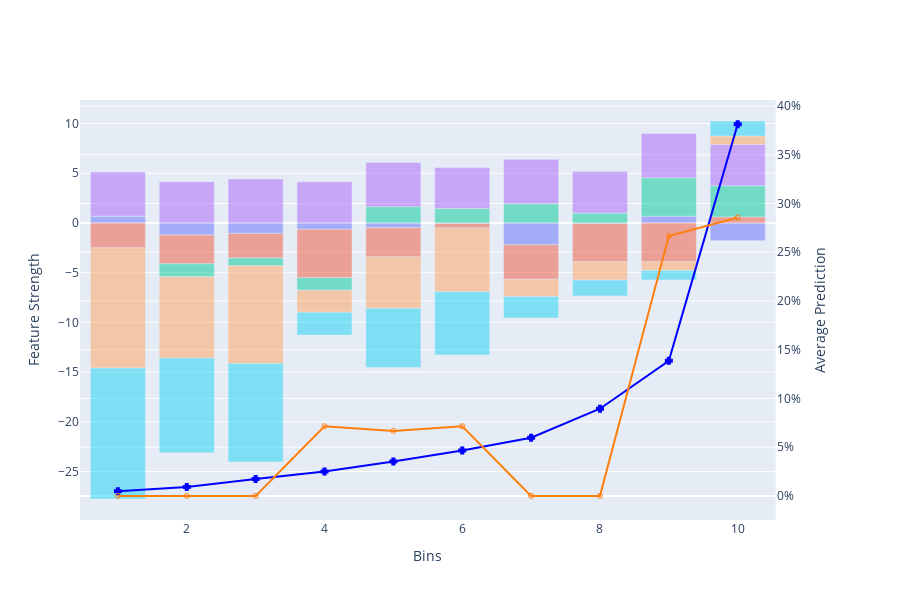

Notebook code cell kept with this figure:
### Markdown cell above
### Plot prediction explanations

### Code cell
# plot lift chart with overlaid prediction explanations
plot_prediction_explanations_and_lift_chart(melted, project_id, showlegend=False, max_features=6)

### Figure 1 — Plotly figure (JSON) as saved in the notebook; plotly's stock layout.template omitted (floating-point values rounded to 4 significant figures)
{"data": [{"line": {"color": "blue", "width": 2}, "marker": {"color": "blue", "line": {"color": "blue", "width": 2}, "size": 5, "symbol": "cross-open"}, "mode": "lines+markers", "name": "Predictions", "type": "scatter", "x": [1, 2, 3, 4, 5, 6, 7, 8, 9, 10], "xaxis": "x", "y": [0.004698, 0.009002, 0.01731, 0.02511, 0.03523, 0.04646, 0.05964, 0.08942, 0.1385, 0.3814], "yaxis": "y2"}, {"line": {"color": "#ff7f0e", "width": 2}, "marker": {"color": "#ff7f0e", "line": {"color": "#ff7f0e", "width": 1}, "size": 5, "symbol": "circle-open"}, "mode": "lines+markers", "name": "Actuals", "type": "scatter", "x": [1, 2, 3, 4, 5, 6, 7, 8, 9, 10], "xaxis": "x", "y": [0, 0, 0, 0.07143, 0.06667, 0.07143, 0, 0, 0.2667, 0.2857], "yaxis": "y2"}, {"customdata": [[24, -2.195, "Customers[Contract_Duration] (5 years most frequent)"], [24, -1.78, "Customers[Contract_Duration] (5 years most frequent)"], [12, -1.205, "Customers[Contract_Duration] (5 years most frequent)"], [12, -1.045, "Customers[Contract_Duration] (5 years most frequent)"], [12, -0.6305, "Customers[Contract_Duration] (5 years most frequent)"], [12, -0.4702, "Customers[Contract_Duration] (5 years most frequent)"], [12, -0.05559, "Customers[Contract_Duration] (5 years most frequent)"], [12, -0.05559, "Customers[Contract_Duration] (5 years most frequent)"], [12, 0.6796, "Customers[Contract_Duration] (5 years most frequent)"], [12, 0.6796, "Customers[Contract_Duration] (5 years most frequent)"]], "hoverlabel": {"bgcolor": "white", "font": {"family": "Rockwell", "size": 16}, "namelength": -1}, "hovertemplate": "<br>Bin</b>: %{x}<br>Feature</b>: %{customdata[2]}<br>Strength</b>: %{y: .2}<br>Median Value</b>: %{customdata[0]: .3}<extra></extra>", "marker": {"color": "#636EFA"}, "name": "Customers[Contract_Duration] (5 years most frequent)", "opacity": 0.5, "type": "bar", "x": [7, 10, 2, 3, 4, 5, 6, 8, 9, 1], "y": [-2.195, -1.78, -1.205, -1.045, -0.6305, -0.4702, -0.05559, -0.05559, 0.6796, 0.6796]}, {"customdata": [[1.5, -4.871, "Customers[Contract_Duration] (5 years unique count)"], [2, -3.896, "Customers[Contract_Duration] (5 years unique count)"], [2, -3.844, "Customers[Contract_Duration] (5 years unique count)"], [1, -3.462, "Customers[Contract_Duration] (5 years unique count)"], [1, -2.942, "Customers[Contract_Duration] (5 years unique count)"], [1, -2.9, "Customers[Contract_Duration] (5 years unique count)"], [1, -2.502, "Customers[Contract_Duration] (5 years unique count)"], [1, -2.471, "Customers[Contract_Duration] (5 years unique count)"], [1, -0.4431, "Customers[Contract_Duration] (5 years unique count)"], [0.5, 0.6121, "Customers[Contract_Duration] (5 years unique count)"]], "hoverlabel": {"bgcolor": "white", "font": {"family": "Rockwell", "size": 16}, "namelength": -1}, "hovertemplate": "<br>Bin</b>: %{x}<br>Feature</b>: %{customdata[2]}<br>Strength</b>: %{y: .2}<br>Median Value</b>: %{customdata[0]: .3}<extra></extra>", "marker": {"color": "#EF553B"}, "name": "Customers[Contract_Duration] (5 years unique count)", "opacity": 0.5, "type": "bar", "x": [4, 9, 8, 7, 5, 2, 1, 3, 6, 10], "y": [-4.871, -3.896, -3.844, -3.462, -2.942, -2.9, -2.502, -2.471, -0.4431, 0.6121]}, {"customdata": [["telecom", -1.3, "Industry"], ["telecom", -1.26, "Industry"], ["healthcare", -0.7766, "Industry"], ["telecom", 0.002913, "Industry"], ["manufacturing", 0.9893, "Industry"], ["manufacturing", 1.449, "Industry"], ["healthcare", 1.639, "Industry"], ["manufacturing", 1.938, "Industry"], ["banking", 3.127, "Industry"], ["banking", 3.865, "Industry"]], "hoverlabel": {"bgcolor": "white", "font": {"family": "Rockwell", "size": 16}, "namelength": -1}, "hovertemplate": "<br>Bin</b>: %{x}<br>Feature</b>: %{customdata[2]}<br>Strength</b>: %{y: .2}<br>Most Frequent Value</b>: %{customdata[0]}<extra></extra>", "marker": {"color": "#00CC96"}, "name": "Industry", "opacity": 0.5, "type": "bar", "x": [2, 4, 3, 1, 8, 6, 5, 7, 10, 9], "y": [-1.3, -1.26, -0.7766, 0.002913, 0.9893, 1.449, 1.639, 1.938, 3.127, 3.865]}, {"customdata": [[2022, 4.141, "Prediction_Point (Year)"], [2022, 4.144, "Prediction_Point (Year)"], [2022, 4.154, "Prediction_Point (Year)"], [2022, 4.158, "Prediction_Point (Year)"], [2022, 4.189, "Prediction_Point (Year)"], [2022, 4.436, "Prediction_Point (Year)"], [2022, 4.446, "Prediction_Point (Year)"], [2022, 4.452, "Prediction_Point (Year)"], [2022, 4.455, "Prediction_Point (Year)"], [2022, 4.464, "Prediction_Point (Year)"]], "hoverlabel": {"bgcolor": "white", "font": {"family": "Rockwell", "size": 16}, "namelength": -1}, "hovertemplate": "<br>Bin</b>: %{x}<br>Feature</b>: %{customdata[2]}<br>Strength</b>: %{y: .2}<br>Median Value</b>: %{customdata[0]: .3}<extra></extra>", "marker": {"color": "#AB63FA"}, "name": "Prediction_Point (Year)", "opacity": 0.5, "type": "bar", "x": [4, 6, 2, 10, 8, 3, 9, 5, 1, 7], "y": [4.141, 4.144, 4.154, 4.158, 4.189, 4.436, 4.446, 4.452, 4.455, 4.464]}, {"customdata": [[12, -12.09, "Product_Usage (1 month count)"], [10, -9.853, "Product_Usage (1 month count)"], [10, -8.185, "Product_Usage (1 month count)"], [8.5, -6.413, "Product_Usage (1 month count)"], [7, -5.162, "Product_Usage (1 month count)"], [7.5, -2.21, "Product_Usage (1 month count)"], [6.5, -1.844, "Product_Usage (1 month count)"], [6, -1.749, "Product_Usage (1 month count)"], [6, -0.8639, "Product_Usage (1 month count)"], [4.5, 0.8493, "Product_Usage (1 month count)"]], "hoverlabel": {"bgcolor": "white", "font": {"family": "Rockwell", "size": 16}, "namelength": -1}, "hovertemplate": "<br>Bin</b>: %{x}<br>Feature</b>: %{customdata[2]}<br>Strength</b>: %{y: .2}<br>Median Value</b>: %{customdata[0]: .3}<extra></extra>", "marker": {"color": "#FFA15A"}, "name": "Product_Usage (1 month count)", "opacity": 0.5, "type": "bar", "x": [1, 3, 2, 6, 5, 4, 8, 7, 9, 10], "y": [-12.09, -9.853, -8.185, -6.413, -5.162, -2.21, -1.844, -1.749, -0.8639, 0.8493]}, {"customdata": [[9, -13.18, "Product_Usage[UserID] (1 month unique count)"], [9, -9.901, "Product_Usage[UserID] (1 month unique count)"], [9, -9.533, "Product_Usage[UserID] (1 month unique count)"], [7, -6.373, "Product_Usage[UserID] (1 month unique count)"], [6, -5.967, "Product_Usage[UserID] (1 month unique count)"], [6, -2.307, "Product_Usage[UserID] (1 month unique count)"], [6, -2.15, "Product_Usage[UserID] (1 month unique count)"], [5.5, -1.59, "Product_Usage[UserID] (1 month unique count)"], [5, -0.9691, "Product_Usage[UserID] (1 month unique count)"], [4, 1.513, "Product_Usage[UserID] (1 month unique count)"]], "hoverlabel": {"bgcolor": "white", "font": {"family": "Rockwell", "size": 16}, "namelength": -1}, "hovertemplate": "<br>Bin</b>: %{x}<br>Feature</b>: %{customdata[2]}<br>Strength</b>: %{y: .2}<br>Median Value</b>: %{customdata[0]: .3}<extra></extra>", "marker": {"color": "#19D3F3"}, "name": "Product_Usage[UserID] (1 month unique count)", "opacity": 0.5, "type": "bar", "x": [1, 3, 2, 6, 5, 4, 7, 8, 9, 10], "y": [-13.18, -9.901, -9.533, -6.373, -5.967, -2.307, -2.15, -1.59, -0.9691, 1.513]}], "layout": {"barmode": "relative", "height": 600, "hoverlabel": {"bgcolor": "white", "font": {"family": "Rockwell", "size": 16}, "namelength": -1}, "legend": {"bgcolor": "rgba(255, 255, 255, 0)", "bordercolor": "rgba(255, 255, 255, 0)", "title": {"text": "Features: "}}, "showlegend": false, "title": {"x": 0.5, "xanchor": "center", "y": 0.9, "yanchor": "top"}, "xaxis": {"anchor": "y", "domain": [0, 0.94], "title": {"text": "Bins"}}, "yaxis": {"anchor": "x", "domain": [0, 1], "title": {"text": "Feature Strength"}}, "yaxis2": {"anchor": "x", "overlaying": "y", "side": "right", "tickformat": ",.0%", "title": {"text": "Average Prediction"}}}}
